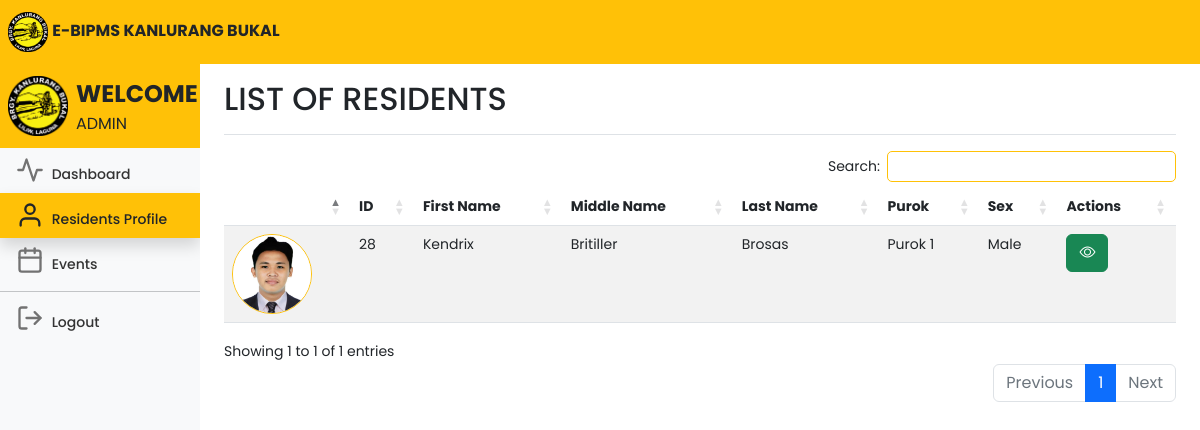
Before: /lguresidents.php (signed in) with the older database file.
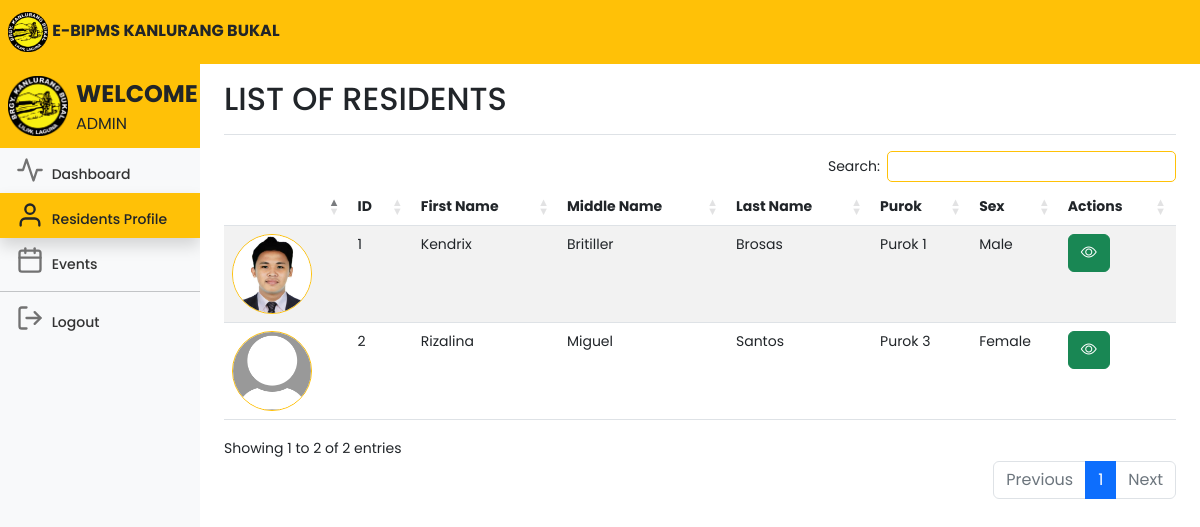
After: the same page with the newer database file.
### tables this page shows
CREATE TABLE `users` (
  `id` int(11) NOT NULL,
  `userID` varchar(100) NOT NULL,
  `firstname` varchar(100) NOT NULL,
  `middlename` varchar(100) NOT NULL,
  `lastname` varchar(100) NOT NULL,
  `sex` varchar(100) NOT NULL,
  `birthday` varchar(100) NOT NULL,
  `age` int(11) NOT NULL,
  `house_no` varchar(100) NOT NULL,
  `purok` varchar(100) NOT NULL,
  `civilstatus` varchar(100) NOT NULL,
  `voter` varchar(100) NOT NULL,
  `is_special_group` tinyint(1) NOT NULL,
  `specialgroup` varchar(100) NOT NULL,
  `members` int(11) NOT NULL,
  `housingstatus` varchar(100) NOT NULL,
  `employmentstatus` varchar(100) NOT NULL,
  `yearsliving` varchar(100) NOT NULL,
  `phonenumber` varchar(15) NOT NULL,
  `email` varchar(100) NOT NULL,
  `username` varchar(100) NOT NULL,
  `password` varchar(100) NOT NULL,
  `profile_picture` varchar(255) NOT NULL,
  `proof` varchar(255) NOT NULL,
  `status` text NOT NULL,
  `isEditable` tinyint(2) NOT NULL
);

### lguresidents.php (the view, shortened to what the changed rows need)
<!DOCTYPE html>
<html lang="en">
<head>
    <link rel="stylesheet" href="https://cdn.jsdelivr.net/npm/bootstrap-icons@1.10.5/font/bootstrap-icons.css">
    <link href="css/bootstrap.min.css" rel="stylesheet">
    <link rel="stylesheet" href="css/style.css">
    <link rel="stylesheet" href="DataTables/datatables.css" />
    <link rel="stylesheet"
        href="https://cdnjs.cloudflare.com/ajax/libs/twitter-bootstrap/5.2.0/css/bootstrap.min.css" />
    <link rel="stylesheet" href="https://cdn.datatables.net/1.13.4/css/dataTables.bootstrap5.min.css" />
    <link rel="stylesheet" href="https://cdn.datatables.net/buttons/2.3.6/css/buttons.dataTables.min.css" />
    <link href="dashboard.css" rel="stylesheet">
</head>
<body>
    <div class="container-fluid">
        <div class="row">
            <main class="col-md-9 ms-sm-auto col-lg-10 px-md-4">
                <div
                    class="d-flex justify-content-between flex-wrap flex-md-nowrap align-items-center pt-3 pb-2 mb-3 border-bottom">
                    <h1 class="h2">LIST OF RESIDENTS</h1>
                </div>
                <div class="table-responsive">
                    <div class="data_table">
                        <table id="myTable" class="table table-striped" style="width:100%">
                            <thead>
                                <tr>
                                    <th scope="col"></th>
                                    <th scope="col">ID</th>
                                    <th scope="col">First Name</th>
                                    <th scope="col">Middle Name</th>
                                    <th scope="col">Last Name</th>
                                    <th scope="col">Purok</th>
                                    <th scope="col">Sex</th>
                                    <th scope="col">Actions</th>
                                </tr>
                            </thead>
                            <tbody>
                                <?php
                                include 'conn.php';
                                $query = "SELECT * FROM users";
                                $query_run = mysqli_query($conn, $query);
                                if (mysqli_num_rows($query_run) > 0) {
                                    foreach ($query_run as $items) {
                                        ?>
                                                <tr>
                                                    <td style="display: block; margin-left: auto; margin-right: auto;">
                                                        <?php
                                                        if (!empty($items['profile_picture'])) {
                                                            echo '<img class="rounded-circle border border-warning" src="' . $items['profile_picture'] . '" alt="Profile Picture" width="80">';
                                                        } else {
                                                            echo '<img class="rounded-circle border border-warning" src="default-profile-pic.jpg" alt="Profile Picture" width="80">';
                                                        }
                                                        ?>
                                                    </td>
                                                    <td>
                                                        <?= $items['id']; ?>
                                                    </td>
                                                    <td>
                                                        <?= $items['firstname']; ?>
                                                    </td>
                                                    <td>
                                                        <?= $items['middlename']; ?>
                                                    </td>
                                                    <td>
                                                        <?= $items['lastname']; ?>
                                                    </td>
                                                    <td>
                                                        <?= $items['purok']; ?>
                                                    </td>
                                                    <td>
                                                        <?= $items['sex']; ?>
                                                    </td>
                                                    <td class="text-right">
                                                        <div class="btn-group me-2">
                                                            <button type="button" class="btn btn-success" data-bs-toggle="modal"
                                                                data-bs-target="#viewModal<?= $items['id']; ?>">
                                                                <i class="bi bi-eye"></i>
                                                            </button>
                                                        </div>
                                                    </td>
                                                </tr>
                                                <?php
                                    }
                                }
                                ?>
                            </tbody>
                        </table>
                    </div>
                </div>
            </main>
        </div>
    </div>
</body>
</html>

Changed rows visible on the page:
removed users: profile_picture (picture), id "28", firstname "Kendrix", middlename "Britiller", lastname "Brosas", purok "Purok 1", sex "Male"
added users: profile_picture (picture), id "1", firstname "Kendrix", middlename "Britiller", lastname "Brosas", purok "Purok 1", sex "Male"
added users: id "2", firstname "Rizalina", middlename "Miguel", lastname "Santos", purok "Purok 3", sex "Female"
Other visible differences:
text written by a page script: "Search: Showing 1 to 1 of 1 entries Previous 1 Next" → "Search: Showing 1 to 2 of 2 entries Previous 1 Next"
